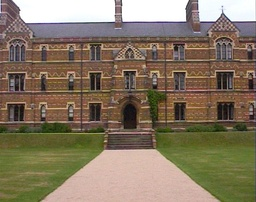
#> input picture Part 2/Code/keble_b.jpg, 256 x 202 px, shrunk from 720 x 568 before the run
$ jupyter execute HW2Problem2.ipynb
#> lines starting #> are read from the running program, lines starting #| are printed output that depends on the picture; long printed decimals are rounded
[cell 1]
# importing libraries and dependencies

[cell 2]
import numpy as np
from matplotlib import pyplot as plt
import cv2
import ipdb
import scipy
import math
from itertools import combinations
from random import choices

### Stitching

[cell 3]
def warpImages(image1, image2, H):

    height1,width1 = image1.shape[:2]
    height2,width2 = image2.shape[:2]
    points1 = np.float32([[0,0],[0,height1],[width1,height1],[width1,0]]).reshape(-1,1,2)
    points2 = np.float32([[0,0],[0,height2],[width2,height2],[width2,0]]).reshape(-1,1,2)
    points2_ = cv2.perspectiveTransform(points2, H)
    points = np.concatenate((points1, points2_), axis=0)
    [xMini, yMini] = np.int32(points.min(axis=0).ravel() - 0.5)
    [xMaxi, yMaxi] = np.int32(points.max(axis=0).ravel() + 0.5)
    trans = [-xMini,-yMini]
    Htranslate = np.array([[1,0,trans[0]],[0,1,trans[1]],[0,0,1]]) # translate

    output = cv2.warpPerspective(image2, Htranslate.dot(H), (xMaxi-xMini, yMaxi-yMini))
    output[trans[1]:height1+trans[1],trans[0]:width1+trans[0]] = image1
    return output

### Finding inliers by geometric distance

[cell 4]
def findInliers(targetPts, transPts, threshDist):
    inlierCount = 0
    inliers = []
    error = np.square(np.subtract(targetPts, transPts))
    error = np.sqrt(error.sum(axis=0))
    for i in range(len(error)):
        if(error[i]<threshDist):
            inlierCount += 1
            inliers.append(i)
    return inlierCount, inliers

### transformation using the Homography matrix

[cell 5]
def transformH(H, pts):
    #pts is a 2XN matrix with N points
    #padd 1 for heterogeneuos coordinates
    pHet = np.ones((pts.shape[0]+1 , pts.shape[1]), np.float32)
    pHet[:-1, :] = pts
    transformedPtsHet = np.matmul(H,pHet)
    #each column of transformed points is 1 transformed point (x,y,z)
    #convert to heterogeneous (x/z, y/z)
    transformedPts = np.zeros((pts.shape[0] , pts.shape[1]), np.float32)
    transformedPts[0, :] = np.divide(transformedPtsHet[0,:], transformedPtsHet[2, :])
    transformedPts[1, :] = np.divide(transformedPtsHet[1,:], transformedPtsHet[2, :])
    return transformedPts

### Contructing the linear equation 2X9 matrix for each feature correspondence

[cell 6]
def contructLinear(pt1, pt2):
    lin = np.zeros((2,9), np.float32)
    lin[0, :] = [-pt1[0], -pt1[1], -1, 0, 0, 0, pt1[0]*pt2[0], pt1[1]*pt2[0], pt2[0]]
    lin[1, :] = [0, 0, 0, -pt1[0], -pt1[1], -1, pt1[0]*pt2[1], pt1[1]*pt2[1], pt2[1]]
#     print(lin)
    return lin

### Computing the Homography Matrix by SVD for the given points correspondences

[cell 7]
# Fnction to compute Homography
def computeH(im1_pts, im2_pts):
    #im1Pts and im2Pts are 2xn
    #to form the A matrix for SVD
    A = np.zeros((2*len(im1_pts[0]),9), np.float32)
    for i in range(len(im1_pts[0])):
        A[2*i: 2*i+2, :] = contructLinear(im1_pts[:,i], im2_pts[:,i])
    S, U, Vt = cv2.SVDecomp(A)

    #choose the V that has least singular value, which is the S9, hence the 9th row in Vtranspose
    h = Vt[len(Vt)-1,:]
    if (h[len(h)-1]!=0):
        h = h*(1/h[len(h)-1])
    H = np.reshape(h, (3,3))

    return H

[cell 8]
# function to convert keypoints to coordinates
def keyToCoord(keyPoints):
    coord = np.zeros((2,len(keyPoints)),np.float32)
    for i, kp in enumerate(keyPoints):
        coord[0, i] = kp.pt[0]
        coord[1, i] = kp.pt[1]
    return coord

### RANSAC algorithm to find the best Homography matrix which satisfies the most inliers

[cell 9]
def RANSAC(matches, epsilon, iters):
    maxInliers = []
    #extract keypoints from pairs
    refKeys = [i[0] for i in matches]
    otherKeys = [j[1] for j in matches]
    #converting to 2D coordinates
    refPts = keyToCoord(refKeys)
    otherPts = keyToCoord(otherKeys)
    #start iterating for iters no. of times
    for m in range(iters):
        # randomly select 4 matches for finding Homography
        selectedMatches = choices(matches, k=4)
        selRefPts = keyToCoord([i[0] for i in selectedMatches])
        selOtherPts = keyToCoord([j[1] for j in selectedMatches])
        # compute Homography using the selected matches
        Homo = computeH(selOtherPts,selRefPts)
        otherTransformed = transformH(Homo, otherPts)
        inlierCount, inlierIndices = findInliers(refPts,otherTransformed, epsilon)
        if (inlierCount>len(maxInliers)):
            maxInliers = inlierIndices
    inlierPercent = len(maxInliers)*100/len(matches)
    print("max inlier percentage: ", inlierPercent)

    # compute the final Homography using all the inliers in the list of maxInliers found by RANSAC
    finalBestMatches = [matches[i] for i in maxInliers]
    finalRefPts = keyToCoord([i[0] for i in finalBestMatches])
    finalOtherPts = keyToCoord([i[1] for i in finalBestMatches])
    finalH = computeH(finalOtherPts, finalRefPts)
    return finalBestMatches, finalH

### Function to draw poly lines between 2 images to show good or best matches

[cell 10]
def drawMatches(imgLeft, imgRight, matches):
    #draw matches with polylines function
    matchesLeft = []
    matchesRight= []
    for match in matches:
        matchesLeft.append(match[0])
        matchesRight.append(match[1])
    leftImg = cv2.drawKeypoints(imgLeft, matchesLeft, None)
    rightImg = cv2.drawKeypoints(imgRight, matchesRight, None)
    if(leftImg.shape[0]!=rightImg.shape[0]):
        leftImg = cv2.resize(leftImg, (leftImg.shape[1], rightImg.shape[0]))
    imgMatches = np.concatenate((leftImg,rightImg),axis=1)
    pts = np.zeros((len(matchesLeft),2, 2), np.int32)
    for i in range(len(matchesLeft)):
        pts[i, 0, :] = np.int32(matchesLeft[i].pt)
        pts[i, 1, 0] = np.int32(matchesRight[i].pt[0] + leftImg.shape[1])
        pts[i, 1, 1] = np.int32(matchesRight[i].pt[1])
        imgMatches = cv2.polylines(imgMatches,  np.int32([pts[i]]), 0, (0,255,0))
    return imgMatches

### The following function getGoodMatches() uses Lowe ratio to eliminate bad matches, here the ratio is 0.7 based on the pdf plot in the paper

[cell 11]
def getGoodMatches(kIndMat, kDistMat, key1, key2):
    match1Kp = []
    match2Kp = []
    goodMatches = []
    goodMatchesInd = []
    for i in range(len(kDistMat)):
        if (kDistMat[i, 0] < 0.7*kDistMat[i, 1]):
            goodMatchesInd.append((i, kIndMat[i, 0]))
    for i, pair in enumerate(goodMatchesInd):
        match1Kp.append(key1[pair[0]])
        match2Kp.append(key2[pair[1]])
        goodMatches.append((key1[pair[0]],key2[pair[1]]))

    return goodMatches, match1Kp, match2Kp

### Implementing KNN from scratch.
Function to get euclidean distances from each descriptor from 1 match to each of the other to find the K nearest matches

[cell 12]
def Euclidean(mat1, mat2):
    dist = np.zeros((len(mat1),len(mat2)), np.float32)
    for i in range(len(mat1)):
        clonedMat = np.array([mat1[i],]*len(mat2))
        diffMat = np.subtract(mat2, clonedMat)
        squaredMat = np.square(diffMat)
        sqDistanceMat = squaredMat.sum(axis=1)
        dist[i] = np.sqrt(sqDistanceMat)

    return dist

[cell 13]
def findKnn(distMat, k):
    kMinIndices = np.argpartition(distMat, k, axis = 1)[:,:k]
    kMinDist = distMat[np.arange(distMat.shape[0])[:,None], kMinIndices]
    return kMinIndices, kMinDist

[cell 14]
# function for getting the key features and their descriptors
def getFeatures(img):
    sift = cv2.xfeatures2d.SIFT_create()
    #finding the key points and descriptors
    keyPoints, descriptors = sift.detectAndCompute(img, None)
    return keyPoints, descriptors

[cell 15]
centerImg = cv2.imread('keble_b.jpg', 1)
#> centerImg is the input picture: shape (202, 256, 3); mean B, G, R 98.4, 118.8, 133.1
leftImg = cv2.imread('keble_a.jpg', 1)
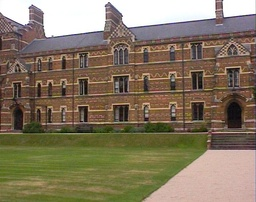
#> input picture Part 2/Code/keble_a.jpg, 256 x 202 px, shrunk from 720 x 568 before the run
#> leftImg is the input picture: shape (202, 256, 3); mean B, G, R 97.6, 119.2, 132.2
rightImg = cv2.imread('keble_c.jpg', 1)
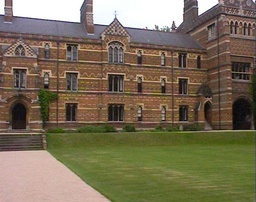
#> input picture Part 2/Code/keble_c.jpg, 256 x 202 px, shrunk from 720 x 568 before the run
#> rightImg is the input picture: shape (202, 256, 3); mean B, G, R 87.6, 110.3, 121.7

#getting the features and descriptors for each image
keyCenter, desCenter = getFeatures(centerImg)
#> in getFeatures, `keyPoints, descriptors = sift.detectAndCompute(img, None)`: keyPoints = 301 keypoints; strongest (x, y, size): (223, 14, 2.1), (118, 10, 5.7), (207, 13, 12.9), (113, 19, 3.1)
#> keyCenter has the same summary as keyPoints in getFeatures
keyLeft, desLeft = getFeatures(leftImg)
#> in getFeatures (call 2), `keyPoints, descriptors = sift.detectAndCompute(img, None)`: keyPoints = 271 keypoints; strongest (x, y, size): (36, 14, 9.9), (113, 15, 11.3), (219, 5, 6.1), (23, 18, 9.4)
#> keyLeft has the same summary as keyPoints in getFeatures
keyRight, desRight = getFeatures(rightImg)
#> in getFeatures (call 3), `keyPoints, descriptors = sift.detectAndCompute(img, None)`: keyPoints = 294 keypoints; strongest (x, y, size): (200, 12, 3.5), (157, 27, 2), (78, 20, 2.5), (177, 25, 3)
#> keyRight has the same summary as keyPoints in getFeatures
plt.imshow(cv2.cvtColor(cv2.drawKeypoints(centerImg, keyCenter, None), cv2.COLOR_BGR2RGB)), plt.show()
plt.imshow(cv2.cvtColor(cv2.drawKeypoints(leftImg, keyLeft, None), cv2.COLOR_BGR2RGB)), plt.show()
plt.imshow(cv2.cvtColor(cv2.drawKeypoints(rightImg, keyRight, None), cv2.COLOR_BGR2RGB)),plt.show()

Calculate the euclidean distances from each feature descriptor in 1 image with every feauture in other image

[cell 16]
#Do not run multiple times
distanceMat = Euclidean(desCenter, desLeft)
#> in Euclidean, `dist = np.zeros((len(mat1),len(mat2)), np.float32)`: dist: shape (301, 271) float32; every value is 0
#> after the loop in Euclidean, `for i in range(len(mat1)):`:
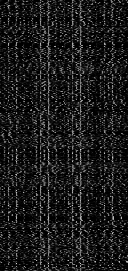
#> mat2: shape (271, 128) float32; min 0, max 221, mean 26.7

[cell 17]
knnIndex, knnDist = findKnn(distanceMat, 2)
#> in findKnn, `kMinIndices = np.argpartition(distMat, k, axis = 1)[:,:k]`: kMinIndices = 301 pairs, first value 0 to 268, second value 0 to 268
#> in findKnn, `kMinDist = distMat[np.arange(distMat.shape[0])[:,None], kMinIndices]`: kMinDist = 301 pairs, first value 32.16 to 424.3, second value 85.57 to 451.1
#> knnIndex has the same summary as kMinIndices in findKnn; knnDist has the same summary as kMinDist in findKnn

# put this in the getMatches function
goodMatches, centerMatch, leftMatch = getGoodMatches(knnIndex, knnDist, keyCenter, keyLeft)
#> after the loop in getGoodMatches, `for i in range(len(kDistMat)):`: goodMatchesInd = 103 pairs, first value 11 to 287, second value 6 to 268
#> the loop in getGoodMatches, `for i, pair in enumerate(goodMatchesInd):` made 103 passes
#> pair on passes 1 to 12: (11, 112), (14, 117), (15, 118), (16, 115), (17, 116), (18, 120), (20, 119), (21, 121), (23, 122), (25, 124), (30, 130), (32, 131)
#> after the loop in getGoodMatches, `for i, pair in enumerate(goodMatchesInd):`: goodMatches = 103 items; match1Kp = 103 keypoints; strongest (x, y, size): (118, 10, 5.7), (113, 19, 3.1), (129, 49, 2.2), (71, 115, 2.1); match2Kp = 103 keypoints; strongest (x, y, size): (219, 5, 6.1), (173, 115, 2), (213, 16, 3.3), (232, 45, 2.3)
#> goodMatches = 103 items; centerMatch has the same summary as match1Kp in getGoodMatches; leftMatch has the same summary as match2Kp in getGoodMatches

#draw matches with polylines function
imgMatches = drawMatches(centerImg, leftImg, goodMatches)
#> the loop in drawMatches, `for match in matches:` made 103 passes
#> match on passes 1 to 11: 2 keypoints; (x, y, size): (115, 120, 2.1), (9, 119, 2.4), 2 keypoints; (x, y, size): (117, 117, 2.2), (12, 116, 2.5), 2 keypoints; (x, y, size): (117, 111, 2.4), (12, 111, 2.7), 2 keypoints; (x, y, size): (117, 87, 1.9), (12, 84, 2.2), 2 keypoints; (x, y, size): (117, 83, 2.1), (12, 81, 2.4), 2 keypoints; (x, y, size): (118, 91, 2.2), (13, 89, 2.4), 2 keypoints; (x, y, size): (118, 45, 1.9), (14, 41, 2.1), 2 keypoints; (x, y, size): (121, 115, 2.6), (16, 115, 2.8), 2 keypoints; (x, y, size): (121, 78, 3.1), (17, 76, 3.3), 2 keypoints; (x, y, size): (123, 111, 8.4), (19, 111, 9), 2 keypoints; (x, y, size): (129, 48, 2.2), (26, 45, 2.4)
#> after the loop in drawMatches, `for match in matches:`: matchesLeft has the same summary as match1Kp in getGoodMatches; matchesRight has the same summary as match2Kp in getGoodMatches
#> the loop in drawMatches, `for i in range(len(matchesLeft)):` made 103 passes
#> after the loop in drawMatches, `for i in range(len(matchesLeft)):`: imgMatches: shape (202, 512, 3); mean B, G, R 83.5, 153.3, 109.5
cv2.imwrite('goodMatchesByLowe.jpg', imgMatches)

f, axarr = plt.subplots(1,2)
axarr[0].imshow(cv2.cvtColor(cv2.drawKeypoints(centerImg, centerMatch, None), cv2.COLOR_BGR2RGB))
axarr[1].imshow(cv2.cvtColor(cv2.drawKeypoints(leftImg, leftMatch, None), cv2.COLOR_BGR2RGB))
plt.title("displaying the good matches found in center and left image")
plt.show()
cv2.imwrite('goodCenterL.jpg', cv2.drawKeypoints(centerImg, centerMatch, None))
cv2.imwrite('goodLeftC.jpg', cv2.drawKeypoints(leftImg, leftMatch, None))

plt.imshow(cv2.cvtColor(imgMatches, cv2.COLOR_BGR2RGB)), plt.title('Matching the good points in left and center image'), plt.show()

[cell 18]
BestMatches, estimatedH = RANSAC(goodMatches, 5, 5000)
#> in RANSAC, `refKeys = [i[0] for i in matches]`: refKeys has the same summary as match1Kp in getGoodMatches
#> in RANSAC, `otherKeys = [j[1] for j in matches]`: otherKeys has the same summary as match2Kp in getGoodMatches
#> the loop in keyToCoord, `for i, kp in enumerate(keyPoints):` made 103 passes
#> kp on passes 1 to 12: keypoint at (9, 119.1), size 2.4, keypoint at (11.8, 116.3), size 2.5, keypoint at (12, 110.5), size 2.7, keypoint at (12.2, 84.3), size 2.2, keypoint at (12.4, 80.6), size 2.4, keypoint at (13, 89.1), size 2.4, keypoint at (13.9, 40.7), size 2.1, keypoint at (15.6, 114.5), size 2.8, keypoint at (16.6, 75.8), size 3.3, keypoint at (18.5, 110.9), size 9, keypoint at (25.9, 45.1), size 2.4, keypoint at (26.3, 77.1), size 2.7
#> the loop in keyToCoord (call 2), `for i, kp in enumerate(keyPoints):` made 103 passes
#> kp on passes 1 to 12: keypoint at (114.8, 119.8), size 2.1, keypoint at (117.2, 117.3), size 2.2, keypoint at (117.2, 111.2), size 2.4, keypoint at (116.9, 86.5), size 1.9, keypoint at (117, 82.8), size 2.1, keypoint at (117.7, 91), size 2.2, keypoint at (117.7, 45.2), size 1.9, keypoint at (120.6, 115.1), size 2.6, keypoint at (120.8, 78.1), size 3.1, keypoint at (123.1, 111.4), size 8.4, keypoint at (128.6, 48.5), size 2.2, keypoint at (129.7, 79.1), size 2.4
#> the loop in RANSAC, `for m in range(iters):` made 5000 passes
#> (selRefPts, selOtherPts, S in computeH, inlierCount) on passes 1 to 3: ([[139.8, 126.6, 88.3, 67.81], [147.6, 56, 77.07, 45.62]], [[245.4, 229.3, 189.9, 168.6], [147.9, 52.67, 76.37, 46.03]], [71718.6, 9532, 448.8, 122.6, 46.95, 12.74, 2.67, 0.0155], 25), ([[95.27, 86.6, 130.5, 71.63], [43.99, 114.7, 96.93, 105.3]], [[196, 189, 235, 174.2], [42.64, 114.1, 95.24, 105.2]], [61450.7, 6713, 428.7, 114.6, 42.99, 10.45, 2.67, 0.0419], 39), ([[92.39, 108.2, 164.6, 93], [87.97, 156.7, 42.18, 55.83]], [[194.4, 211.7, 182, 194.2], [87.15, 157, 42.75, 54.69]], [67821.3, 12087.9, 417.4, 151.5, 39.33, 11.66, 3.35, 0.0329], 0)
#> inlierCount on pass 194: 87
#> after the loop in RANSAC, `for m in range(iters):`: maxInliers = 87 values from 0 to 89
#> in RANSAC, `inlierPercent = len(maxInliers)*100/len(matches)`: inlierPercent = 84.47
#| max inlier percentage:  84.466
#> in RANSAC, `finalBestMatches = [matches[i] for i in maxInliers]`: finalBestMatches = 87 items
#> in RANSAC, `finalH = computeH(finalOtherPts, finalRefPts)`: finalH = [[1.22, -0.0258, -126.9], [0.117, 1.15, -20.76], [0.000851, -7.31e-07, 1]]
#> BestMatches = 87 items; estimatedH has the same summary as finalH in RANSAC

[cell 19]
bestMatchesImg = drawMatches(centerImg, leftImg, BestMatches)
#> the loop in drawMatches (call 2), `for match in matches:` made 87 passes
#> after the loop in drawMatches (call 2), `for match in matches:`: matchesLeft = 87 keypoints; strongest (x, y, size): (118, 10, 5.7), (113, 19, 3.1), (129, 49, 2.2), (71, 115, 2.1); matchesRight = 87 keypoints; strongest (x, y, size): (219, 5, 6.1), (173, 115, 2), (213, 16, 3.3), (232, 45, 2.3)
#> the loop in drawMatches (call 2), `for i in range(len(matchesLeft)):` made 87 passes
#> after the loop in drawMatches (call 2), `for i in range(len(matchesLeft)):`:
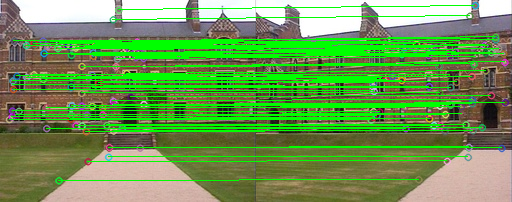
#> imgMatches: shape (202, 512, 3); mean B, G, R 84.1, 152.3, 110.5
cv2.imwrite('bestMatchesLC.jpg', bestMatchesImg)
plt.imshow(cv2.cvtColor(bestMatchesImg, cv2.COLOR_BGR2RGB)), plt.title('Matching the best points in left and center image found by RANSAC'), plt.show()

[cell 20]
warpedImgLeftCenter = warpImages(centerImg,leftImg,estimatedH)
#> in warpImages, `points2_ = cv2.perspectiveTransform(points2, H)`: points2_ = [[-126.9, -20.76], [-132.2, 212.2], [147.9, 198.9], [152.1, 7.65]]
#> in warpImages, `points = np.concatenate((points1, points2_), axis=0)`: points = [[0, 0], [0, 202], [256, 202], [256, 0], [-126.9, -20.76], [-132.2, 212.2], [147.9, 198.9], [152.1, 7.65]]
#> in warpImages, `[xMini, yMini] = np.int32(points.min(axis=0).ravel() - 0.5)`: xMini = -132; yMini = -21
#> in warpImages, `[xMaxi, yMaxi] = np.int32(points.max(axis=0).ravel() + 0.5)`: xMaxi = 256; yMaxi = 212
#> in warpImages, `trans = [-xMini,-yMini]`: trans = [132, 21]
#> in warpImages, `Htranslate = np.array([[1,0,trans[0]],[0,1,trans[1]],[0,0,1]])`: Htranslate = [[1, 0, 132], [0, 1, 21], [0, 0, 1]]
#> in warpImages, `output[trans[1]:height1+trans[1],trans[0]:width1+trans[0]] = image1`:
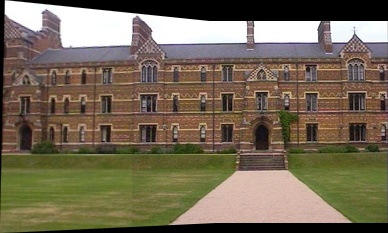
#> output: shape (233, 388, 3); mean B, G, R 86.2, 106.3, 117.4
cv2.imwrite('Warped_Left_and_Center.jpg', warpedImgLeftCenter)
plt.imshow(cv2.cvtColor((warpedImgLeftCenter), cv2.COLOR_BGR2RGB)), plt.title('stitched left and center image')

This is the warped image of center with left

### Now, doing the entire process with this warped image with the right image to generate the final mosiac

[cell 21]
keyCenterLeft, desCenterLeft = getFeatures(warpedImgLeftCenter)
#> in getFeatures (call 4), `keyPoints, descriptors = sift.detectAndCompute(img, None)`: keyPoints = 584 keypoints; strongest (x, y, size): (303, 31, 17.9), (341, 31, 15.4), (169, 30, 22.6), (273, 32, 19.8)
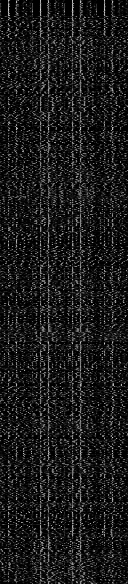
#> desCenterLeft: shape (584, 128) float32; min 0, max 216, mean 26.6
#> keyCenterLeft has the same summary as keyPoints in getFeatures

[cell 22]
#Do not run multiple times
distanceMatCLR = Euclidean(desCenterLeft, desRight)
#> in Euclidean (call 2), `dist = np.zeros((len(mat1),len(mat2)), np.float32)`: dist: shape (584, 294) float32; every value is 0
#> after the loop in Euclidean (call 2), `for i in range(len(mat1)):`:
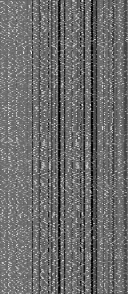
#> diffMat: shape (294, 128) float32; min -146, max 199, mean 0.7; drawn with min black and max white
#> after the loop in Euclidean (call 2), `for i in range(len(mat1)):`:
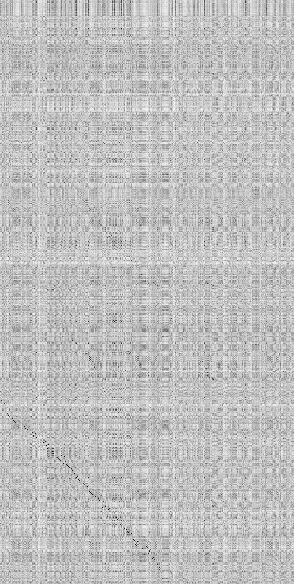
#> dist: shape (584, 294) float32; min 29.41, max 691.2, mean 529; drawn with min black and max white
#> after the loop in Euclidean (call 2), `for i in range(len(mat1)):`:
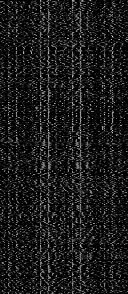
#> mat2: shape (294, 128) float32; min 0, max 221, mean 27.2

[cell 23]
knnIndexCLR, knnDistCLR = findKnn(distanceMatCLR, 2)
#> knnIndexCLR = 584 pairs, first value 1 to 292, second value 0 to 293; knnDistCLR = 584 pairs, first value 29.41 to 449.6, second value 97.88 to 457.8

# put this in the getMatches function
goodMatchesCLR, LcenterMatch, rightMatch = getGoodMatches(knnIndexCLR, knnDistCLR, keyCenterLeft, keyRight)
#> the loop in getGoodMatches (call 2), `for i, pair in enumerate(goodMatchesInd):` made 106 passes
#> pair on passes 1 to 12: (8, 266), (78, 46), (143, 104), (235, 111), (237, 107), (260, 131), (274, 141), (282, 153), (318, 171), (340, 72), (351, 128), (352, 36)
#> after the loop in getGoodMatches (call 2), `for i, pair in enumerate(goodMatchesInd):`: goodMatches = 106 items; match1Kp = 106 keypoints; strongest (x, y, size): (355, 35, 2.1), (245, 40, 3.1), (261, 70, 2.2), (65, 44, 5.2); match2Kp = 106 keypoints; strongest (x, y, size): (78, 20, 2.5), (115, 19, 1.9), (20, 46, 2.4), (35, 64, 2.6)
#> goodMatchesCLR = 106 items; LcenterMatch has the same summary as match1Kp in getGoodMatches; rightMatch has the same summary as match2Kp in getGoodMatches

#draw matches with polylines function
imgMatchesCLR = drawMatches(warpedImgLeftCenter, rightImg, goodMatchesCLR)
#> the loop in drawMatches (call 3), `for match in matches:` made 106 passes
#> match on passes 1 to 11: 2 keypoints; (x, y, size): (5, 63, 2.6), (230, 116, 3), 2 keypoints; (x, y, size): (35, 64, 2.6), (38, 91, 2.4), 2 keypoints; (x, y, size): (78, 20, 2.5), (65, 44, 5.2), 2 keypoints; (x, y, size): (81, 73, 1.8), (115, 95, 1.9), 2 keypoints; (x, y, size): (80, 40, 1.9), (116, 63, 1.8), 2 keypoints; (x, y, size): (107, 47, 2.1), (140, 66, 2.5), 2 keypoints; (x, y, size): (113, 42, 1.9), (146, 62, 2.1), 2 keypoints; (x, y, size): (120, 43, 2), (152, 61, 2.4), 2 keypoints; (x, y, size): (152, 54, 4.1), (189, 69, 4.6), 2 keypoints; (x, y, size): (207, 69, 4.1), (51, 46, 4.2), 2 keypoints; (x, y, size): (219, 136, 3.7), (106, 85, 3.7)
#> after the loop in drawMatches (call 3), `for match in matches:`: matchesLeft has the same summary as match1Kp in getGoodMatches; matchesRight has the same summary as match2Kp in getGoodMatches
#> in drawMatches (call 3), `leftImg = cv2.resize(leftImg, (leftImg.shape[1], rightImg.shape[0]))`:
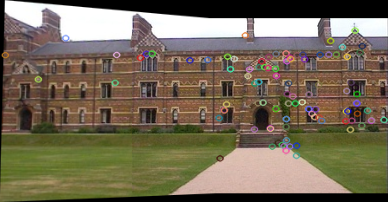
#> leftImg: shape (202, 388, 3); mean B, G, R 87.4, 107.1, 117.8
#> the loop in drawMatches (call 3), `for i in range(len(matchesLeft)):` made 106 passes
cv2.imwrite('goodMatchesByLoweLCenterRight.jpg', imgMatchesCLR)
f, axarr = plt.subplots(1,2)
axarr[0].imshow(cv2.cvtColor(cv2.drawKeypoints(warpedImgLeftCenter, LcenterMatch, None), cv2.COLOR_BGR2RGB))
axarr[1].imshow(cv2.cvtColor(cv2.drawKeypoints(rightImg, rightMatch, None), cv2.COLOR_BGR2RGB))
plt.title("displaying the good matches found in LeftcenterWarped and right image")
plt.show()
plt.imshow(cv2.cvtColor(imgMatchesCLR, cv2.COLOR_BGR2RGB))
plt.show()

[cell 24]
BestMatches_CLR, estimatedH_CLR = RANSAC(goodMatchesCLR, 5, 10000)
#> in RANSAC (call 2), `refKeys = [i[0] for i in matches]`: refKeys has the same summary as match1Kp in getGoodMatches
#> in RANSAC (call 2), `otherKeys = [j[1] for j in matches]`: otherKeys has the same summary as match2Kp in getGoodMatches
#> the loop in RANSAC (call 2), `for m in range(iters):` made 10000 passes
#> (selRefPts, selOtherPts, S in computeH, h in computeH, inlierCount) on pass 1: ([[264.1, 277.9, 318.2, 286.9], [77.06, 164.3, 97.38, 107.9]], [[22.83, 35.6, 78.45, 46.14], [53.16, 144.2, 76.98, 86.4]], [67359.4, 15897.7, 210.9, 152.2, 52.35, 10.52, 1.65, 0.138], [23.07, 11.94, 51.22, 3.83, 12.7, -436.7, 0.0555, 0.0443, 1], 17)
#> (selRefPts, selOtherPts, S in computeH, h in computeH, inlierCount, inlierIndices) on pass 2: ([[371.1, 253.9, 319.6, 258.6], [138.1, 148.7, 62.68, 77]], [[128.1, 10, 80.61, 16.78], [119.1, 128, 42.58, 52.86]], [81368.2, 26630.3, 236.7, 222.2, 88.67, 13.28, 8.92, 0.435], [9.72, 7.5, 34.63, 2.27, 7.1, -294.8, 0.0169, 0.0234, 1], 7, [25, 30, 87, 88, 90, 91, 100])
#| max inlier percentage:  67.925

[cell 25]
imgBestMatchesCLR = drawMatches(warpedImgLeftCenter, rightImg, BestMatches_CLR)
